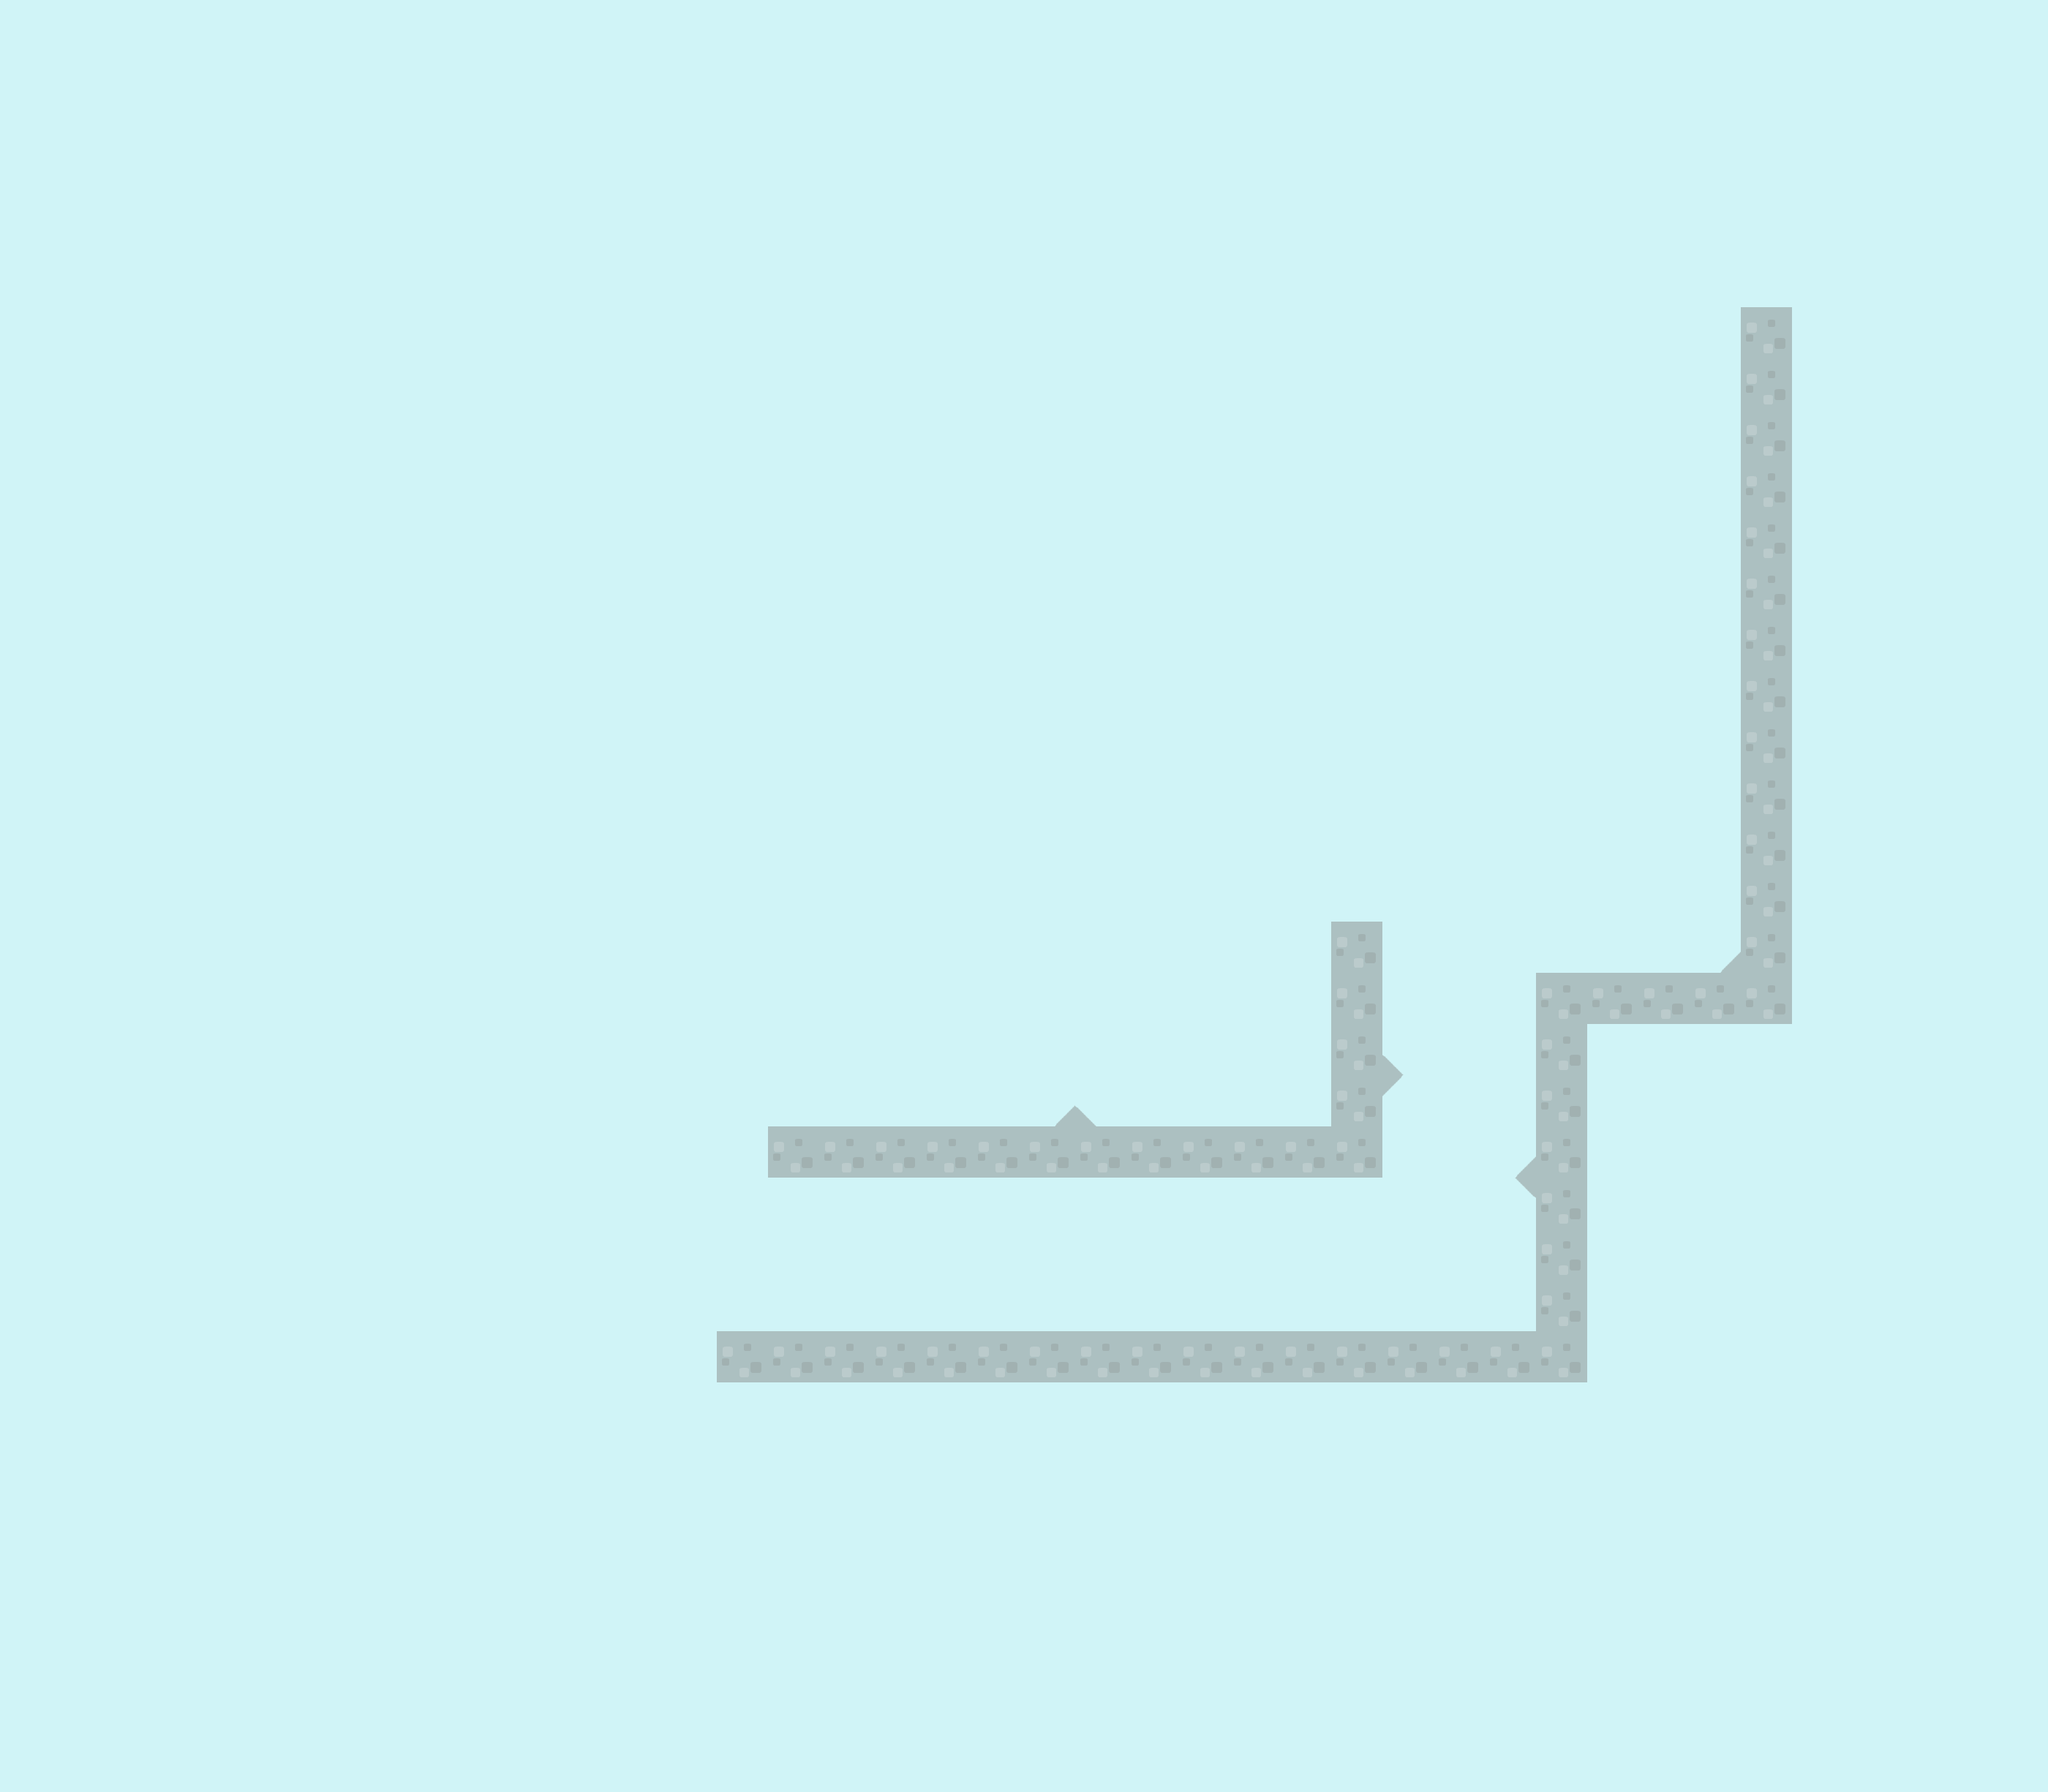

Rendered tile map (Tiled .tmx) drawn with the repository's tilesets; below, a short description and the map source with its tile grids summarised:
An orthogonal 40x35 tile map with 70x70 px tiles, 4 tile layers (Background, Terrain, Foreground, Spring Bases), 3 tilesets and 23 objects.

<map version="1.0" orientation="orthogonal" renderorder="right-down" width="40" height="35" tilewidth="70" tileheight="70" nextobjectid="59">
 <tileset firstgid="1" source="../Tile Sets/Background.tsx" />
 <tileset firstgid="7" name="Stone" tilewidth="70" tileheight="70">
  <tile id="0">
   <image width="70" height="70" source="../Sprites/Stone Blocks/castleCenter.png" />
   <objectgroup draworder="index">
    <object id="0" x="0" y="0" width="70" height="70" />
   </objectgroup>
  </tile>
 </tileset>
 <tileset firstgid="8" source="../Tile Sets/Game Objects.tsx" />
 <layer name="Background" width="40" height="35">
  <data>[1400 cells, 1400 non-empty, 2 distinct tile ids]</data>
 </layer>
 <layer name="Terrain" width="40" height="35">
  <data>[1400 cells, 57 non-empty, 1 distinct tile ids]</data>
 </layer>
 <layer name="Foreground" width="40" height="35">
  <data>[1400 cells, 0 non-empty, 0 distinct tile ids]</data>
 </layer>
 <objectgroup name="Dash Rings">
  <object id="2" gid="16" x="735" y="1365" />
  <object id="4" gid="20" x="595" y="1627.5" />
  <object id="5" gid="23" x="490" y="1680" />
  <object id="6" gid="21" x="455" y="1785" />
  <object id="7" gid="17" x="735" y="1855" />
  <object id="8" gid="19" x="630" y="1925" />
  <object id="9" gid="22" x="525" y="1890" />
  <object id="10" gid="16" x="735" y="1470" />
  <object id="11" gid="17" x="805" y="1260" />
  <object id="16" gid="19" x="945" y="1225" />
 </objectgroup>
 <layer name="Spring Bases" width="40" height="35">
  <data>[1400 cells, 7 non-empty, 4 distinct tile ids]</data>
 </layer>
 <objectgroup name="Springs">
  <object id="19" gid="45" x="2030" y="1820" />
  <object id="20" gid="46" x="2030" y="1610" />
  <object id="21" gid="47" x="1890" y="1470" />
  <object id="22" gid="38" x="2310" y="1330" />
  <object id="29" gid="30" x="1400" y="1540" />
 </objectgroup>
 <objectgroup name="Dash Panels">
  <object id="33" gid="13" x="1050" y="1890" />
  <object id="34" gid="14" x="1680" y="1610" />
  <object id="58" gid="15" x="1120" y="1610" />
 </objectgroup>
 <objectgroup name="Colliders">
  <object id="54" x="0" y="0" width="2800" height="70">
   <properties>
    <property name="object" value="map_border" />
   </properties>
  </object>
  <object id="55" x="0" y="2380" width="2800" height="70">
   <properties>
    <property name="deadly" value="true" />
    <property name="object" value="map_border" />
   </properties>
  </object>
  <object id="56" x="0" y="70" width="70" height="2310">
   <properties>
    <property name="object" value="map_border" />
   </properties>
  </object>
  <object id="57" x="2730" y="70" width="70" height="2310">
   <properties>
    <property name="object" value="map_border" />
   </properties>
  </object>
 </objectgroup>
</map>
